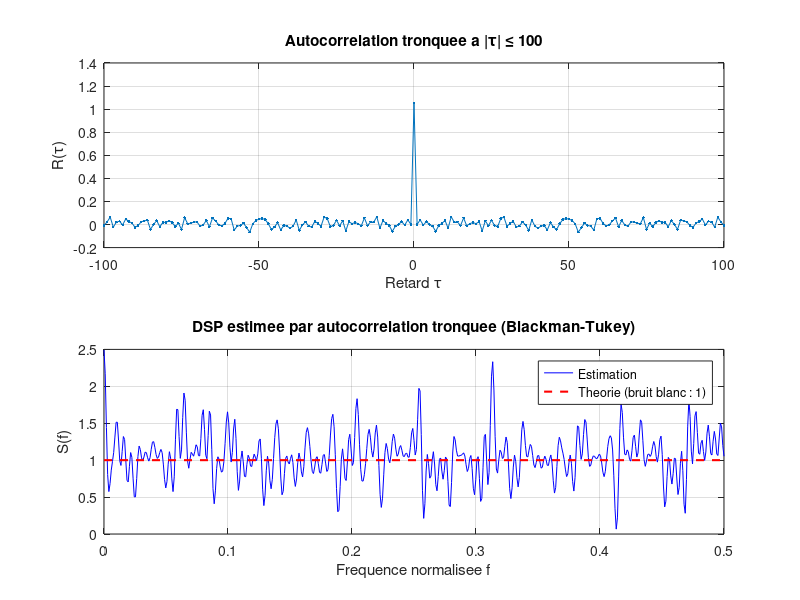

The MATLAB script that drew this image:
%% Exercice 6 - DSP estimee par autocorrelation tronquee (Blackman-Tukey)
% Enonce : deduire la densite spectrale de puissance avec une fenetre
% d'autocorrelation limitee a Ntau = 100.
%
% Remarque : le corrige propose se contentait d'afficher l'autocorrelation
% [C,tau] = xcorr(K,Ntau). Pour obtenir la DSP, il faut encore calculer la
% transformee de Fourier de cette autocorrelation tronquee (theoreme de
% Wiener-Khinchin).

clear; close all; clc;

rng(5);
N = 1024;
K = randn(1, N);
Ntau = 100;             % retard maximal conserve

% Autocorrelation estimee pour les retards -Ntau ... Ntau
[R, lags] = xcorr(K, Ntau, 'biased');

% Transformee de Fourier discrete de R(tau). R etant paire et reelle, sa
% transformee est reelle et paire. ifftshift replace le retard 0 en premiere
% position avant le calcul de la FFT.
Nfft = 1024;
S = real(fft(ifftshift(R), Nfft));
f = (0:Nfft-1) / Nfft;  % frequence normalisee
idx = 1:Nfft/2+1;

figure;

subplot(2, 1, 1);
plot(lags, R, '.-');
grid on;
xlabel('Retard \tau');
ylabel('R(\tau)');
title(sprintf('Autocorrelation tronquee a |\\tau| \\leq %d', Ntau));

subplot(2, 1, 2);
plot(f(idx), S(idx), 'b');
hold on;
plot([0 0.5], [1 1], 'r--', 'LineWidth', 1.5);
grid on;
xlabel('Frequence normalisee f');
ylabel('S(f)');
title('DSP estimee par autocorrelation tronquee (Blackman-Tukey)');
legend('Estimation', 'Theorie (bruit blanc : 1)', 'Location', 'best');

% La moyenne de S sur toutes les frequences vaut R(0) (Parseval).
fprintf('R(0)                     : %.4f\n', R(lags == 0));
fprintf('Moyenne de S sur Nfft    : %.4f\n', mean(S));
